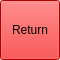
<?xml version="1.0" encoding="UTF-8"?>
<ui version="4.0">
 <class>ReturnButton</class>
 <widget class="QWidget" name="ReturnButton">
  <property name="geometry">
   <rect>
    <x>0</x>
    <y>0</y>
    <width>60</width>
    <height>60</height>
   </rect>
  </property>
  <property name="sizePolicy">
   <sizepolicy hsizetype="Fixed" vsizetype="Fixed">
    <horstretch>0</horstretch>
    <verstretch>0</verstretch>
   </sizepolicy>
  </property>
  <property name="minimumSize">
   <size>
    <width>60</width>
    <height>60</height>
   </size>
  </property>
  <property name="maximumSize">
   <size>
    <width>1500</width>
    <height>1500</height>
   </size>
  </property>
  <property name="windowTitle">
   <string>Form</string>
  </property>
  <property name="styleSheet">
   <string notr="true">background-color: qradialgradient(spread:pad, cx:0.5, cy:0.5, radius:2, fx:0.5, fy:0.5, stop:0 rgba(0, 0, 0, 0), stop:1 rgba(255, 255, 255, 255));</string>
  </property>
  <layout class="QGridLayout" name="gridLayout">
   <property name="leftMargin">
    <number>0</number>
   </property>
   <property name="topMargin">
    <number>0</number>
   </property>
   <property name="rightMargin">
    <number>0</number>
   </property>
   <property name="bottomMargin">
    <number>0</number>
   </property>
   <property name="spacing">
    <number>0</number>
   </property>
   <item row="1" column="1">
    <widget class="QPushButton" name="PbReturn">
     <property name="sizePolicy">
      <sizepolicy hsizetype="Fixed" vsizetype="Fixed">
       <horstretch>0</horstretch>
       <verstretch>0</verstretch>
      </sizepolicy>
     </property>
     <property name="minimumSize">
      <size>
       <width>60</width>
       <height>60</height>
      </size>
     </property>
     <property name="maximumSize">
      <size>
       <width>60</width>
       <height>60</height>
      </size>
     </property>
     <property name="styleSheet">
      <string notr="true">background-color: rgb(255, 0, 0);</string>
     </property>
     <property name="text">
      <string>Return</string>
     </property>
    </widget>
   </item>
  </layout>
 </widget>
 <resources/>
 <connections/>
</ui>
